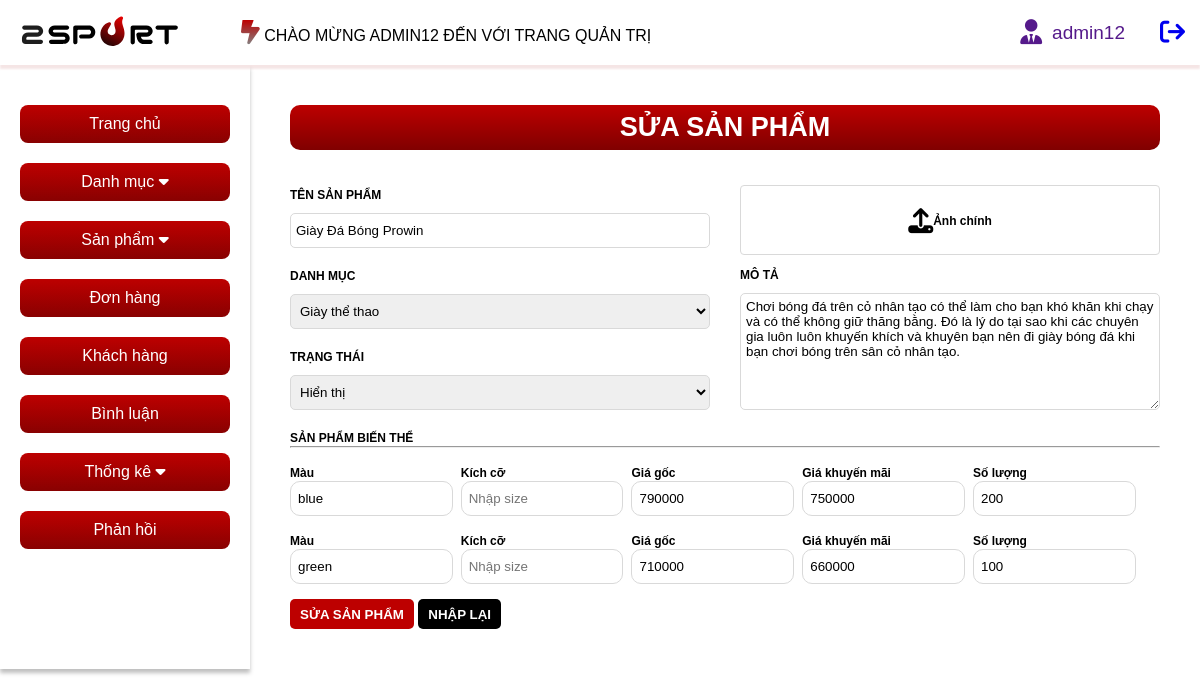
The page /admin/index.php?act=suasp&id=54 (signed in) on the database as committed earlier.
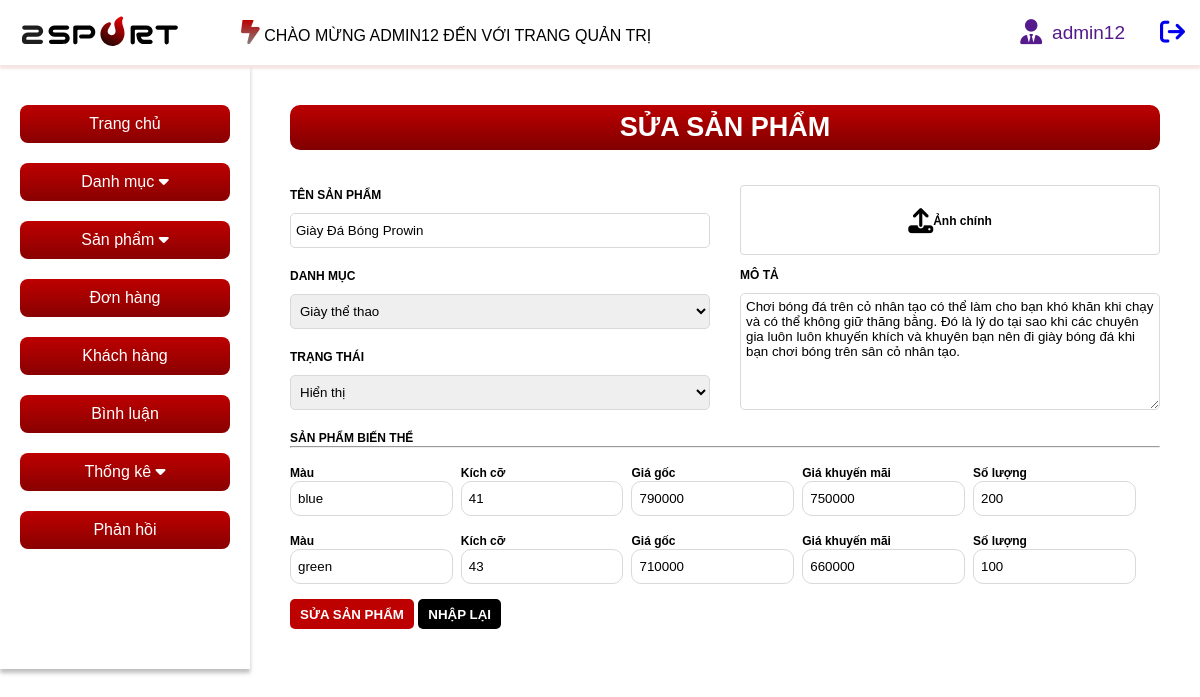
The same page on the database as committed later.
### tables this page shows
CREATE TABLE `product_size` (
  `id` int(11) NOT NULL,
  `size` varchar(50) NOT NULL
);

### model/pdo.php (called while the page is built, shortened)
<?php
function pdo_get_connection(){
    $servername = "localhost";
    $username = "root";
    $password = "";
    try {
        $conn = new PDO("mysql:host=$servername;dbname=duan1", $username, $password);
        $conn->setAttribute(PDO::ATTR_ERRMODE, PDO::ERRMODE_EXCEPTION);
        return $conn;
    } catch(PDOException $e) {
        echo "Connection failed: " . $e->getMessage();
    }
}
function pdo_query($sql){
    $sql_args=array_slice(func_get_args(),1);
    try{
        $conn=pdo_get_connection();
        $stmt=$conn->prepare($sql);
        $stmt->execute($sql_args);
        $rows=$stmt->fetchAll();
        return $rows;
    }
    catch(PDOException $e){
        throw $e;
    }
    finally{
        unset($conn);
    }
}
?>

### model/sanpham.php (called while the page is built, shortened)
<?php
function select_update_product($id){
    $sql = "SELECT product.id as idProduct, product.name, product.status, product.img, product.des, product.idCategory,
    variants.id, variants.price, variants.discount, variants.quantity, product_color.color, product_size.size
    FROM variants
    JOIN product ON variants.idProduct = product.id
    JOIN product_size ON variants.idSize = product_size.id
    JOIN product_color ON variants.idColor = product_color.id
    WHERE product.id = $id";
    $result = pdo_query($sql);
    return $result;
}
function count_update($id){
    $sql = "SELECT quantity FROM variants JOIN product on variants.idProduct = product.id WHERE product.id = $id;";
    $result = pdo_query($sql);
    return $result;
}
?>

### admin/sanpham/update.php (the view, shortened to what the changed rows need)
<?php
$i = 0;
?>
<main class="container">
    <article>
        <div class="add-product">
            <h1>SỬA SẢN PHẨM</h1>
            <form action="index.php?act=updatesp" method="POST" enctype="multipart/form-data">
                <div class="variant-wp">
                    <label for="">SẢN PHẨM BIẾN THỂ</label><br>
                    <div id="container">
                        <?php foreach ($count as $row){
                        ?>
                        <div class="variant">
                            <div class="variant-in">
                                <label for="">Màu</label></br>
                                <input type="text" list="color" name="color[]" placeholder="Nhập màu" value="<?= $sanpham[$i]['color'] ?>">
                            </div>
                            <div class="variant-in size">
                                <label for="">Kích cỡ</label></br>
                                <input type="text" list="size" name="size[]" placeholder="Nhập size" value="<?= $sanpham[$i]['size'] ?>">
                            </div>
                            <div class="variant-in">
                                <label for="">Giá gốc</label></br>
                                <input type="number" name="price[]" placeholder="Nhập giá gốc" value="<?= $sanpham[$i]['price'] ?>">
                            </div>
                            <div class="variant-in">
                                <label for="">Giá khuyến mãi</label></br>
                                <input type="number" name="priceSale[]" placeholder="Nhập giá sale" value="<?= $sanpham[$i]['discount'] ?>">
                            </div>
                            <div class="variant-in">
                                <label for="">Số lượng</label></br>
                                <input type="number" name="quantity[]" min="1" value="<?= $sanpham[$i]['quantity'] ?>" placeholder="Nhập số lượng" >
                            </div>
                        </div>
                        <?php $i++; } ?>
                    </div>
                </div>
            </form>
        </div>
    </article>
</main>

Rows that differ between the two databases and show on the page:
now on this page (row edited): product_size: size "41"
now on this page (row edited): product_size: size "43"
